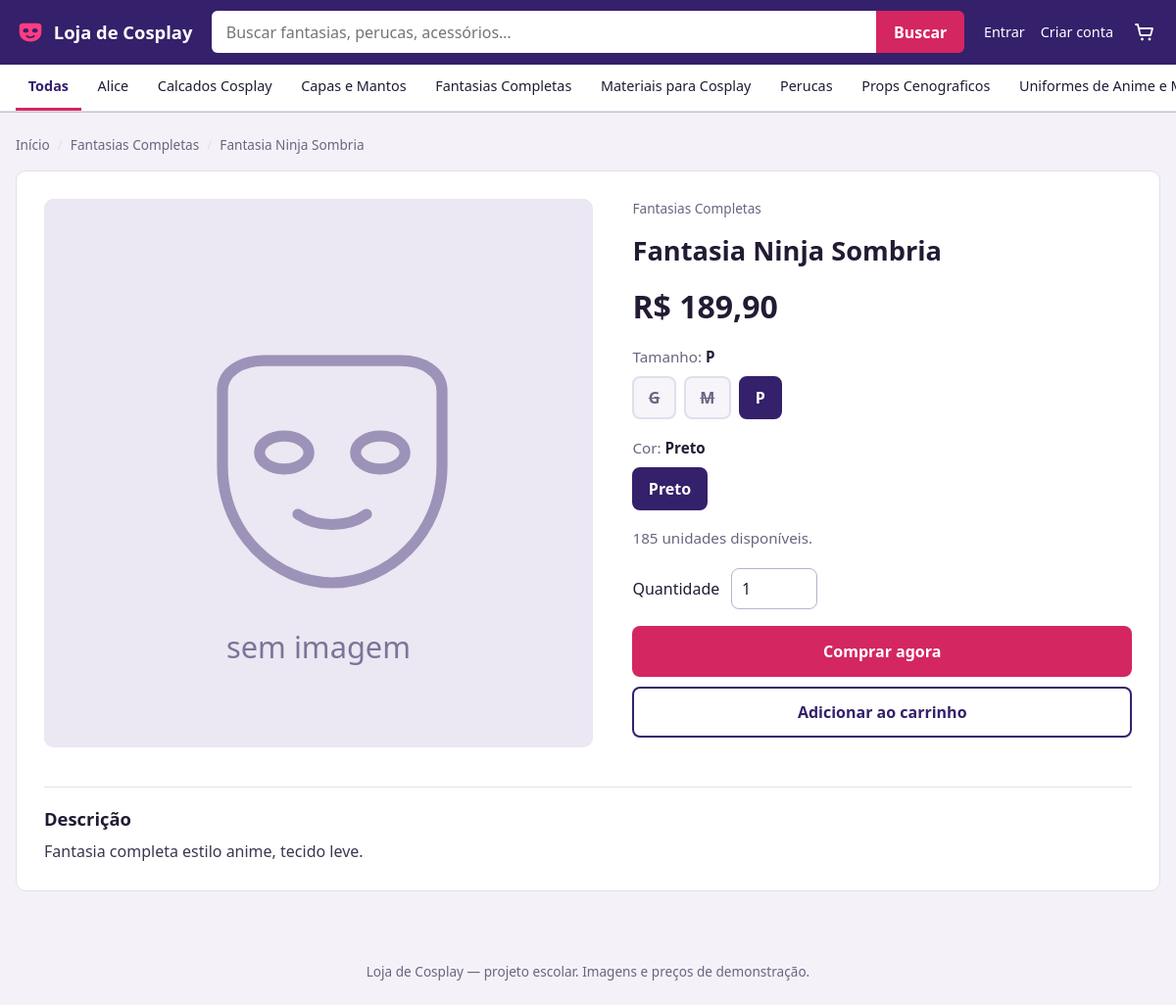
Page /index.php?controller=loja&action=produto&id=1 (signed in) on the committed database.
### tables this page shows
CREATE TABLE `categoria` (
  `id` int(11) NOT NULL,
  `nome` varchar(100) NOT NULL,
  `ativo` tinyint(1) NOT NULL DEFAULT 1
);

CREATE TABLE `produto` (
  `id` int(11) NOT NULL,
  `categoria_id` int(11) NOT NULL,
  `nome` varchar(100) NOT NULL,
  `descricao` text DEFAULT NULL,
  `ativo` tinyint(1) NOT NULL DEFAULT 1
);

### controllers/SiteBaseController.php (called while the page is built, shortened)
<?php
require_once __DIR__ . '/../models/Vitrine.php';
abstract class SiteBaseController
{
    protected function render(string $view, array $dados = [], string $titulo = 'Loja de Cosplay'): void
    {
        $carrinho = new Carrinho();
        $layout = [
            'titulo'        => $titulo,
            'categorias'    => (new Vitrine())->categoriasAtivas(),
            'qtdCarrinho'   => $carrinho->contar(),
            'clienteNome'   => $_SESSION['cliente_nome'] ?? null,
            'flashes'       => pegarFlashes(),
            'buscaAtual'    => trim($_GET['q'] ?? ''),
            'categoriaAtual' => (int) ($_GET['categoria_id'] ?? 0),
        ];
        extract($layout);
        extract($dados);
        require BASE_PATH . '/views/site/_header.php';
        require BASE_PATH . '/views/site/' . $view . '.php';
        require BASE_PATH . '/views/site/_footer.php';
    }
}

### controllers/LojaController.php (called while the page is built, shortened)
<?php
require_once __DIR__ . '/SiteBaseController.php';
class LojaController extends SiteBaseController
{
    public function produto(): void
    {
        $vitrine = new Vitrine();
        $produto = $vitrine->buscarProduto((int) ($_GET['id'] ?? 0));
        $variacoes = $vitrine->variacoesDoProduto((int) $produto['id']);
        $variacoesJs = array_map(fn($v) => [
            'id'      => (int) $v['id'],
            'tamanho' => $v['tamanho'],
            'cor'     => $v['cor'],
            'sku'     => $v['sku'],
            'preco'   => (float) $v['preco'],
            'estoque' => (int) $v['estoque'],
        ], $variacoes);
        $this->render('produto', [
            'produto'     => $produto,
            'imagem'      => imagemProduto((int) $produto['id']),
            'variacoes'   => $variacoesJs,
            'precoMin'    => min(array_column($variacoesJs, 'preco')),
        ], $produto['nome']);
    }
}

### index.php (called while the page is built, shortened)
<?php
require_once __DIR__ . '/config/db.php';
require_once __DIR__ . '/config/helpers.php';
$controller = $_GET['controller'] ?? 'auth';
$action = $_GET['action'] ?? 'form';
switch ($controller) {
    case 'loja':
        require_once __DIR__ . '/config/helpers.php';
        require_once __DIR__ . '/controllers/LojaController.php';
        $c = new LojaController();
        break;
}
$c->$action();

### config/helpers.php (called while the page is built, shortened)
<?php
function e($valor): string
{
    return htmlspecialchars((string) $valor, ENT_QUOTES | ENT_SUBSTITUTE, 'UTF-8');
}
function url(string $controller, string $action = 'index', array $params = []): string
{
    $query = array_merge(['controller' => $controller, 'action' => $action], $params);
    return 'index.php?' . http_build_query($query);
}

### models/Vitrine.php (called while the page is built, shortened)
<?php
require_once __DIR__ . '/../config/db.php';
class Vitrine
{
    private PDO $db;
    public function __construct()
    {
        $this->db = Database::getConnection();
    }
    public function categoriasAtivas(): array
    {
        return $this->db
            ->query("SELECT id, nome FROM categoria WHERE ativo = 1 ORDER BY nome")
            ->fetchAll();
    }
    public function buscarProduto(int $id): ?array
    {
        $stmt = $this->db->prepare(
            "SELECT p.id, p.nome, p.descricao, p.categoria_id, c.nome AS categoria_nome
             FROM produto p
             JOIN categoria c ON c.id = p.categoria_id
             WHERE p.id = :id AND p.ativo = 1 AND c.ativo = 1"
        );
        $stmt->execute([':id' => $id]);
        return $stmt->fetch() ?: null;
    }
}

### config/db.php (called while the page is built)
<?php
class Database
{
private static $conn = null;
public static function getConnection()
{
if (self::$conn === null) {
try {
self::$conn = new PDO(
"mysql:host=" . (getenv('DB_HOST') ?: 'localhost') . ";dbname=" . (getenv('DB_NAME') ?: 'loja_roupas') . ";charset=utf8mb4",
getenv('DB_USER') ?: "root",
getenv('DB_PASS') !== false ? getenv('DB_PASS') : "",
[
PDO::ATTR_ERRMODE => PDO::ERRMODE_EXCEPTION,
PDO::ATTR_DEFAULT_FETCH_MODE => PDO::FETCH_ASSOC
]
);
} catch (PDOException $e) {
die("Erro ao conectar ao banco de dados.");
}
}
return self::$conn;
}
}

### views/site/produto.php (the view, shortened to what this page needs)
<nav class="migalhas" aria-label="Você está em">
  <a href="<?= e(url('loja', 'index')) ?>">Início</a>
  <a href="<?= e(url('loja', 'index', ['categoria_id' => $produto['categoria_id']])) ?>"><?= e($produto['categoria_nome']) ?></a>
  <span><?= e($produto['nome']) ?></span>
</nav>
<article class="produto" data-produto>
  <div class="produto__foto">
    <img src="<?= e($imagem) ?>" alt="<?= e($produto['nome']) ?>" width="640" height="640">
  </div>
  <div class="produto__info">
    <p class="produto__categoria"><?= e($produto['categoria_nome']) ?></p>
    <h1><?= e($produto['nome']) ?></h1>
    <p class="produto__preco" data-preco>
    </p>
    <form class="compra" action="<?= e(url('carrinho', 'adicionar')) ?>" method="post" data-form-compra>
      <fieldset class="opcoes" data-grupo="tamanho">
        <legend>Tamanho: <strong data-rotulo-tamanho></strong></legend>
        <div class="opcoes__lista" data-lista-tamanho></div>
      </fieldset>
      <fieldset class="opcoes" data-grupo="cor">
        <legend>Cor: <strong data-rotulo-cor></strong></legend>
        <div class="opcoes__lista" data-lista-cor></div>
      </fieldset>
      <p class="disponibilidade" data-disponibilidade aria-live="polite"></p>
      <div class="quantidade">
        <label for="quantidade">Quantidade</label>
        <input id="quantidade" name="quantidade" type="number" value="1" min="1" max="1" inputmode="numeric" data-quantidade>
      </div>
      <div class="compra__botoes">
        <button type="submit" name="comprar_agora" value="1" class="botao botao--primario" data-botao-compra>Comprar agora</button>
        <button type="submit" class="botao botao--secundario" data-botao-compra>Adicionar ao carrinho</button>
      </div>
    </form>
  </div>
  <?php if (trim((string) $produto['descricao']) !== ''): ?>
    <section class="produto__descricao">
      <h2>Descrição</h2>
      <p><?= nl2br(e($produto['descricao'])) ?></p>
    </section>
  <?php endif; ?>
</article>

### views/site/_header.php (shortened to what this page needs)
<!DOCTYPE html>
<html lang="pt-BR">
<head>
  <link rel="stylesheet" href="public/assets/css/loja.css">
</head>
<body>
<header class="topo">
  <div class="topo__interno">
    <a class="marca" href="<?= e(url('loja', 'index')) ?>" aria-label="Loja de Cosplay — página inicial">
      <span>Loja de Cosplay</span>
    </a>
    <form class="busca" action="index.php" method="get" role="search">
      <input id="busca-q" type="search" name="q" value="<?= e($buscaAtual) ?>" placeholder="Buscar fantasias, perucas, acessórios…" maxlength="100">
      <button type="submit">Buscar</button>
    </form>
    <nav class="conta" aria-label="Minha conta">
      <?php if ($clienteNome): ?>
        <a href="<?= e(url('cliente', 'meusDados')) ?>">Olá, <?= e(explode(' ', trim($clienteNome))[0]) ?></a>
        <a href="<?= e(url('pedido', 'meusPedidos')) ?>">Meus pedidos</a>
        <form class="conta__sair" action="<?= e(url('cliente', 'logout')) ?>" method="post">
          <?= csrfCampo() ?>
          <button type="submit" class="link">Sair</button>
        </form>
      <?php else: ?>
        <a href="<?= e(url('cliente', 'login')) ?>">Entrar</a>
        <a href="<?= e(url('cliente', 'cadastro')) ?>">Criar conta</a>
      <?php endif; ?>
      <a class="carrinho-link" href="<?= e(url('carrinho', 'index')) ?>" aria-label="Carrinho, <?= (int) $qtdCarrinho ?> item(ns)">
      </a>
    </nav>
  </div>
  <nav class="categorias" aria-label="Categorias">
    <div class="categorias__interno">
      <a href="<?= e(url('loja', 'index')) ?>" class="<?= !$categoriaAtual ? 'ativa' : '' ?>">Todas</a>
      <?php foreach ($categorias as $cat): ?>
        <a href="<?= e(url('loja', 'index', ['categoria_id' => $cat['id']])) ?>"
           class="<?= (int) $cat['id'] === (int) $categoriaAtual ? 'ativa' : '' ?>"
           <?= (int) $cat['id'] === (int) $categoriaAtual ? 'aria-current="page"' : '' ?>><?= e($cat['nome']) ?></a>
      <?php endforeach; ?>
    </div>
  </nav>
</header>
<main id="conteudo" class="pagina">

### rows in the picture
categoria: nome "Alice"
categoria: nome "Calcados Cosplay"
categoria: nome "Capas e Mantos"
categoria: nome "Fantasias Completas"
categoria: nome "Materiais para Cosplay"
categoria: nome "Perucas"
categoria: nome "Props Cenograficos"
categoria: nome "Uniformes de Anime e…"
produto: categoria.nome "Fantasias Completas", nome "Fantasia Ninja Sombria", descricao "Fantasia completa estilo anime, tecido leve."
